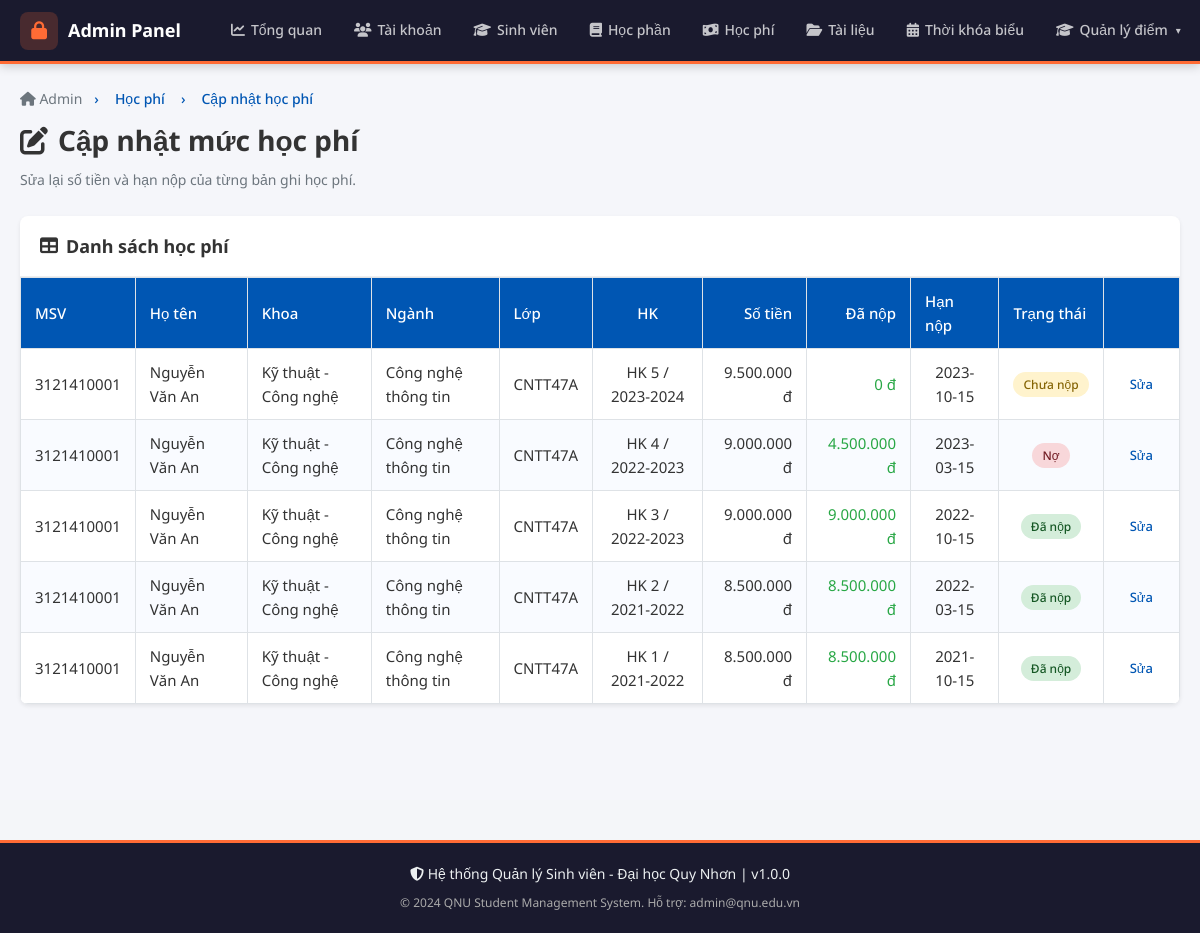
/admin/hoc_phi/cap_nhat.php (signed in), run on the app's committed database.
### tables this page shows
CREATE TABLE IF NOT EXISTS `hoc_phi` (
  `id` INT AUTO_INCREMENT PRIMARY KEY,
  `sinh_vien_id` INT NOT NULL,
  `hoc_ky` INT NOT NULL,
  `nam_hoc` VARCHAR(20) NOT NULL,
  `so_tien` DECIMAL(15,0) NOT NULL DEFAULT 0,
  `da_nop` DECIMAL(15,0) NOT NULL DEFAULT 0,
  `han_nop` DATE DEFAULT NULL,
  `trang_thai` ENUM('Chưa nộp','Đã nộp','Nợ') DEFAULT 'Chưa nộp',
  FOREIGN KEY (`sinh_vien_id`) REFERENCES `sinh_vien`(`id`) ON DELETE CASCADE
);

CREATE TABLE IF NOT EXISTS `sinh_vien` (
  `id` INT AUTO_INCREMENT PRIMARY KEY,
  `user_id` INT NOT NULL,
  `ma_sv` VARCHAR(20) NOT NULL UNIQUE,
  `ho_ten` VARCHAR(100) NOT NULL,
  `ngay_sinh` DATE,
  `gioi_tinh` ENUM('Nam','Nữ','Khác') DEFAULT 'Nam',
  `dia_chi` TEXT,
  `email` VARCHAR(100),
  `so_dien_thoai` VARCHAR(15),
  `nganh` VARCHAR(100),
  `khoa` VARCHAR(100),
  `lop` VARCHAR(50),
  `nien_khoa` VARCHAR(20),
  `trang_thai` ENUM('Đang học','Tạm dừng','Tốt nghiệp','Thôi học') DEFAULT 'Đang học',
  `anh_dai_dien` VARCHAR(255) DEFAULT NULL,
  FOREIGN KEY (`user_id`) REFERENCES `users`(`id`) ON DELETE CASCADE
);

### includes/session.php (called while the page is built, shortened)
<?php
function e(string $str): string {
    return htmlspecialchars($str, ENT_QUOTES, 'UTF-8');
}
function formatMoney(float $amount): string {
    return number_format($amount, 0, ',', '.') . ' đ';
}
?>

### admin/hoc_phi/cap_nhat.php (the view, shortened to what this page needs)
<?php
require_once ROOT . 'includes/session.php';
$db = getDB();
$fees = $db->query('SELECT hf.*, sv.ma_sv, sv.ho_ten, sv.khoa, sv.nganh, sv.lop FROM hoc_phi hf JOIN sinh_vien sv ON sv.id = hf.sinh_vien_id ORDER BY hf.nam_hoc DESC, hf.hoc_ky DESC, sv.khoa, sv.nganh, sv.lop')->fetch_all(MYSQLI_ASSOC);
require_once ROOT . 'includes/admin/header_admin.php';
?>
<?php require_once ROOT . 'includes/admin/navbar_admin.php'; ?>
<div class="admin-wrapper">
  <div class="admin-container">
    <div class="page-title fade-in">
      <div class="breadcrumb">
        <a href="<?= BASE_URL ?>/admin/dashboard.php"><i class="fas fa-home"></i> Admin</a>
        <span>›</span><span>Học phí</span>
        <span>›</span><span>Cập nhật học phí</span>
      </div>
      <h1><i class="fas fa-edit"></i> Cập nhật mức học phí</h1>
      <p>Sửa lại số tiền và hạn nộp của từng bản ghi học phí.</p>
    </div>
    <div class="card fade-in">
      <div class="card-header"><h3><i class="fas fa-table"></i> Danh sách học phí</h3></div>
      <div class="table-wrap">
        <table>
          <thead>
            <tr>
              <th>MSV</th>
              <th>Họ tên</th>
              <th>Khoa</th>
              <th>Ngành</th>
              <th>Lớp</th>
              <th style="text-align:center">HK</th>
              <th style="text-align:right">Số tiền</th>
              <th style="text-align:right">Đã nộp</th>
              <th>Hạn nộp</th>
              <th>Trạng thái</th>
              <th></th>
            </tr>
          </thead>
          <tbody>
            <?php if (empty($fees)): ?>
              <tr><td colspan="11" style="text-align:center;padding:24px;color:var(--text-muted)">Chưa có dữ liệu học phí.</td></tr>
            <?php else: ?>
              <?php foreach ($fees as $fee): ?>
                <tr>
                  <td><?= e($fee['ma_sv']) ?></td>
                  <td><?= e($fee['ho_ten']) ?></td>
                  <td><?= e($fee['khoa']) ?></td>
                  <td><?= e($fee['nganh']) ?></td>
                  <td><?= e($fee['lop']) ?></td>
                  <td style="text-align:center">HK <?= (int)$fee['hoc_ky'] ?> / <?= e($fee['nam_hoc']) ?></td>
                  <td style="text-align:right"><?= formatMoney((float)$fee['so_tien']) ?></td>
                  <td style="text-align:right;color:var(--success)"><?= formatMoney((float)$fee['da_nop']) ?></td>
                  <td style="text-align:center"><?= e($fee['han_nop'] ?: '—') ?></td>
                  <td style="text-align:center"><span class="badge badge-<?= $fee['trang_thai'] === 'Đã nộp' ? 'success' : ($fee['trang_thai'] === 'Nợ' ? 'danger' : 'warning') ?>"><?= e($fee['trang_thai']) ?></span></td>
                  <td style="text-align:center"><a class="btn btn-sm btn-info" href="<?= BASE_URL ?>/admin/hoc_phi/cap_nhat.php?action=edit&id=<?= (int)$fee['id'] ?>">Sửa</a></td>
                </tr>
              <?php endforeach; ?>
            <?php endif; ?>
          </tbody>
        </table>
      </div>
    </div>
  </div>
</div>
<?php require_once ROOT . 'includes/admin/footer_admin.php'; ?>

### assets/css/style.css (style rules this page uses)
:root { --primary: #0056B3; --primary-dark: #003d80; --primary-light: #e8f0fb; --bg: #F4F6F9; --white: #FFFFFF; --text: #333333; --text-muted: #6C757D; --success: #28A745; --danger: #DC3545; --warning: #FFC107; --info: #17A2B8; --border: #dee2e6; --shadow: 0 2px 8px rgba(0,0,0,.08); --shadow-md: 0 4px 16px rgba(0,0,0,.12); --radius: 8px; --radius-sm: 5px; --sidebar-w: 250px; --header-h: 64px; --transition: .1s ease; --font-sans: 'Noto Sans', 'Roboto', Arial, 'Helvetica Neue', sans-serif; }
*, *::before, *::after { box-sizing: border-box; margin: 0; padding: 0; }
html { scroll-behavior: smooth; }
body { font-family: var(--font-sans); font-size: 16px; color: var(--text); background: var(--bg); line-height: 1.6; text-rendering: optimizeLegibility; -webkit-font-smoothing: antialiased; -moz-osx-font-smoothing: grayscale; }
a { color: var(--primary); text-decoration: none; transition: color var(--transition); }
h1 { font-size: 26px; font-weight: 700; }
h3 { font-size: 18px; font-weight: 700; }
.btn { display: inline-flex; align-items: center; gap: 6px; padding: 8px 18px; font-size: 15px; font-family: var(--font-sans); font-weight: 500; border-radius: var(--radius-sm); border: none; cursor: pointer; transition: background var(--transition), transform .1s, box-shadow var(--transition); white-space: nowrap; }
.btn-sm { padding: 5px 12px; font-size: 13px; }
.card { background: var(--white); border-radius: var(--radius); box-shadow: var(--shadow); overflow: hidden; }
.card-header { padding: 16px 20px; border-bottom: 1px solid var(--border); display: flex; align-items: center; justify-content: space-between; gap: 12px; }
.card-header h2, .card-header h3 { margin: 0; color: var(--primary); }
.table-wrap { overflow-x: auto; }
table { width: 100%; border-collapse: collapse; font-size: 15px; }
table th, table td { padding: 11px 14px; text-align: left; border: 1px solid var(--border); vertical-align: middle; }
table thead tr { background: var(--primary); color: #fff; }
table thead th { font-weight: 500; }
table tbody tr:nth-child(even) { background: #f9fbff; }
.badge { display: inline-block; padding: 3px 10px; border-radius: 20px; font-size: 12px; font-weight: 500; white-space: nowrap; }
.badge-success { background: #d4edda; color: #155724; }
.badge-danger { background: #f8d7da; color: #721c24; }
.badge-warning { background: #fff3cd; color: #856404; }
.page-title { margin-bottom: 22px; }
.page-title h1 { color: var(--primary); font-size: 24px; margin-bottom: 4px; }
.page-title p { color: var(--text-muted); font-size: 14px; }
.page-title .breadcrumb { display: flex; gap: 8px; font-size: 14px; color: var(--text-muted); margin-bottom: 8px; }
.page-title .breadcrumb a { color: var(--text-muted); }
.page-title .breadcrumb span { color: var(--primary); font-weight: 500; }
.fade-in { animation: fadeIn .12s cubic-bezier(0.34, 1.56, 0.64, 1); }

### includes/admin/header_admin.php (style rules this page uses)
.admin-wrapper { padding-top: calc(var(--header-h) + 24px); padding-bottom: 40px; min-height: 100vh; background: #f5f6fa; }
.admin-container { max-width: 1400px; margin: 0 auto; padding: 0 20px; }
.page-title { margin-bottom: 24px; }
.page-title h1 { font-size: 28px; font-weight: 700; color: var(--text-dark); margin: 0 0 6px; display: flex; align-items: center; gap: 10px; }
.page-title p { color: var(--text-muted); margin: 0; }
.breadcrumb { font-size: 12px; color: var(--text-muted); margin-bottom: 10px; }
.breadcrumb a { color: var(--primary); text-decoration: none; }
.breadcrumb span { margin: 0 4px; }
.card { background: white; border-radius: 8px; box-shadow: 0 2px 4px rgba(0,0,0,0.08); margin-bottom: 20px; }
.card-header { padding: 16px 20px; border-bottom: 1px solid #eee; display: flex; align-items: center; justify-content: space-between; }
.card-header h3 { margin: 0; color: var(--text-dark); display: flex; align-items: center; gap: 8px; }
.fade-in { animation: fadeIn .4s ease; }

### data on the page
hoc_phi: sinh_vien.ma_sv "3121410001", sinh_vien.ho_ten "Nguyễn Văn An", sinh_vien.khoa "Kỹ thuật - Công nghệ", sinh_vien.nganh "Công nghệ thông tin", sinh_vien.lop "CNTT47A", hoc_ky "5", nam_hoc "2023-2024", so_tien "9.500.000 đ", da_nop "0 đ", han_nop "2023-10-15", trang_thai "Chưa nộp"
hoc_phi: sinh_vien.ma_sv "3121410001", sinh_vien.ho_ten "Nguyễn Văn An", sinh_vien.khoa "Kỹ thuật - Công nghệ", sinh_vien.nganh "Công nghệ thông tin", sinh_vien.lop "CNTT47A", hoc_ky "4", nam_hoc "2022-2023", so_tien "9.000.000 đ", da_nop "4.500.000 đ", han_nop "2023-03-15", trang_thai "Nợ"
hoc_phi: sinh_vien.ma_sv "3121410001", sinh_vien.ho_ten "Nguyễn Văn An", sinh_vien.khoa "Kỹ thuật - Công nghệ", sinh_vien.nganh "Công nghệ thông tin", sinh_vien.lop "CNTT47A", hoc_ky "3", nam_hoc "2022-2023", so_tien "9.000.000 đ", da_nop "9.000.000 đ", han_nop "2022-10-15", trang_thai "Đã nộp"
hoc_phi: sinh_vien.ma_sv "3121410001", sinh_vien.ho_ten "Nguyễn Văn An", sinh_vien.khoa "Kỹ thuật - Công nghệ", sinh_vien.nganh "Công nghệ thông tin", sinh_vien.lop "CNTT47A", hoc_ky "2", nam_hoc "2021-2022", so_tien "8.500.000 đ", da_nop "8.500.000 đ", han_nop "2022-03-15", trang_thai "Đã nộp"
hoc_phi: sinh_vien.ma_sv "3121410001", sinh_vien.ho_ten "Nguyễn Văn An", sinh_vien.khoa "Kỹ thuật - Công nghệ", sinh_vien.nganh "Công nghệ thông tin", sinh_vien.lop "CNTT47A", hoc_ky "1", nam_hoc "2021-2022", so_tien "8.500.000 đ", da_nop "8.500.000 đ", han_nop "2021-10-15", trang_thai "Đã nộp"

### other printed values
APP_VERSION "1.0.0"
